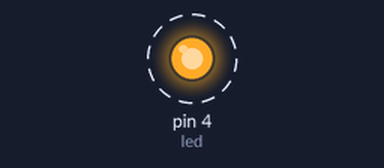
Bench run of a sketch on a simulated Arduino Uno, built with avr-gcc and run on an emulated ATmega328P. Parts: output pins drawn as LEDs (lit = HIGH). Dashed ring = blinking.

Above: at 1.0 s.
Timing chart, 0 to 5.8 s (numbered marks = the images above):
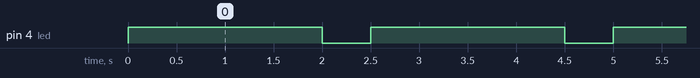

Measured:
- by itself, pin 4 (led): alternates HIGH for 2.0 s and LOW for 0.50 s

The sketch:

blink.ino
```cpp
int led = 4;

void setup() {
  // put your setup code here, to run once:
  pinMode(led, OUTPUT);
}

void loop() {
  // put your main code here, to run repeatedly:
  digitalWrite(led, HIGH);
  delay(2000);
  digitalWrite(led, LOW);
  delay(500);
}
```
